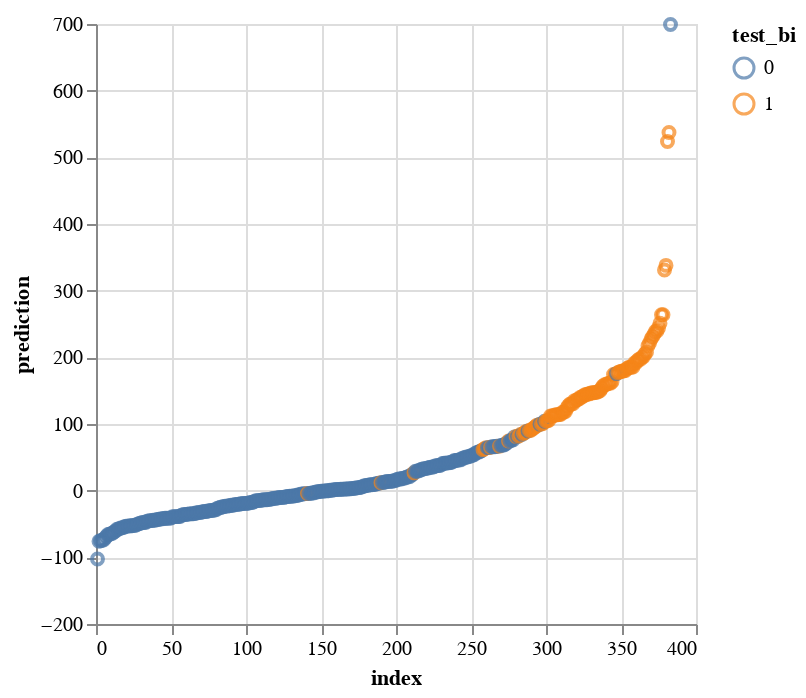

The code cell stored with this chart in its notebook:
### Code cell
chart

### Figure 1 — Vega specification as saved in the notebook (floating-point values rounded to 4 significant figures; data arrays with more than 128 entries replaced by an {"elided": "..."} marker saying what was removed)
{"$schema": "https://vega.github.io/schema/vega/v5.json", "data": [{"name": "source_0", "values": {"elided": "383 records"}}, {"name": "source_0_x_domain_index", "values": [{"min": 1, "max": 383}]}, {"name": "source_0_y_domain_prediction", "values": [{"min": -102.5, "max": 699.3}]}, {"name": "source_0_color_domain_test_bi", "values": [{"test_bi": 0}, {"test_bi": 1}]}], "marks": [{"type": "symbol", "name": "marks", "from": {"data": "source_0"}, "encode": {"update": {"y": {"field": "prediction", "scale": "y"}, "stroke": {"field": "test_bi", "scale": "color"}, "fill": {"value": "transparent"}, "x": {"field": "index", "scale": "x"}, "opacity": {"value": 0.7}}}, "style": ["point"]}], "scales": [{"name": "x", "type": "linear", "domain": [{"signal": "(data(\"source_0_x_domain_index\")[0] || {}).min"}, {"signal": "(data(\"source_0_x_domain_index\")[0] || {}).max"}], "range": [0, {"signal": "width"}], "nice": true, "zero": true}, {"name": "y", "type": "linear", "domain": [{"signal": "(data(\"source_0_y_domain_prediction\")[0] || {}).min"}, {"signal": "(data(\"source_0_y_domain_prediction\")[0] || {}).max"}], "range": [{"signal": "height"}, 0], "nice": true, "zero": true}, {"name": "color", "type": "ordinal", "domain": {"data": "source_0_color_domain_test_bi", "field": "test_bi", "sort": true}, "range": "category"}], "axes": [{"scale": "x", "labels": false, "domain": false, "tickCount": {"signal": "ceil(width/40)"}, "aria": false, "grid": true, "minExtent": 0, "orient": "bottom", "gridScale": "y", "maxExtent": 0, "ticks": false, "zindex": 0}, {"scale": "y", "maxExtent": 0, "gridScale": "x", "labels": false, "orient": "left", "domain": false, "zindex": 0, "minExtent": 0, "ticks": false, "aria": false, "tickCount": {"signal": "ceil(height/40)"}, "grid": true}, {"scale": "x", "labelFlush": true, "labelOverlap": true, "grid": false, "orient": "bottom", "tickCount": {"signal": "ceil(width/40)"}, "zindex": 0, "title": "index"}, {"scale": "y", "orient": "left", "title": "prediction", "tickCount": {"signal": "ceil(height/40)"}, "grid": false, "zindex": 0, "labelOverlap": true}], "background": "white", "padding": 5, "style": "cell", "height": 300, "width": 300, "legends": [{"stroke": "color", "symbolType": "circle", "title": "test_bi", "encode": {"symbols": {"update": {"fill": {"value": "transparent"}, "opacity": {"value": 0.7}}}}}]}
